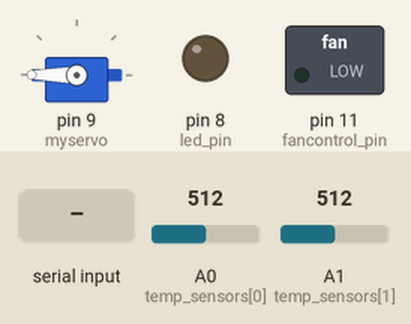
A sketch run on a simulated Arduino Uno, built with avr-gcc and run on an emulated ATmega328P. On the bench: servo, switched loads named in the sketch (green lamp = pin HIGH), output pins drawn as LEDs (lit = HIGH). Dashed ring = blinking. Inputs (shaded band) come from the test bench; at power-on: A0 (temp_sensors[0]) = 512, A1 (temp_sensors[1]) = 512. What the sketch prints to the serial monitor is not drawn.

Above: at 1.2 s.
1.3 s: "2\n" received over Serial
At 2.1 s:
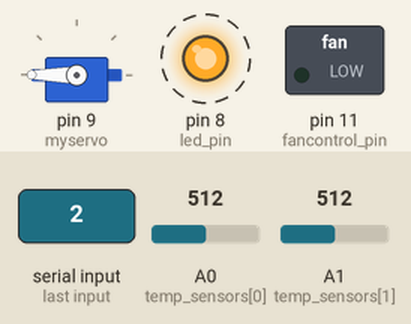
Timing chart, 0 to 10.3 s (numbered marks = the images above; inputs shaded):
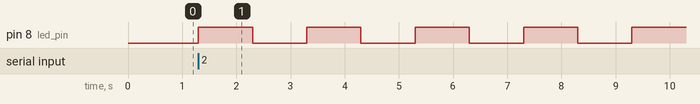

The sketch:

arduino_controller.ino
```cpp
#include <Servo.h>
Servo myservo;  // create servo object to control a servo

String serial_in;
const uint8_t led_pin = 8;

// Global temp variables
uint8_t temp_sensors[] = {A0, A1};  //, A2, A3, A4, A5};
double prev_temps[] = {0.0, 0.0};   //, 0.0, 0.0, 0.0, 0.0};
double temps[] = {0.0, 0.0};        //, 0.0, 0.0, 0.0, 0.0};
uint8_t num_temp_sensors = 2;

static unsigned long TELEMETRY_PERIOD = 1000; // 1000 ms default between telemetry grabs

// Servo & Fan Global variables
int fullpos = 0; // ***Update based on final model setup!
int halfpos = 90; // ***Update based on final model setup!
int closepos = 180; // ***Update based on final model setup!
int currentservopos = 180; // ***Update based on final model setup!
int fan_speed = 0;
int fan_level = 0;
int fancontrol_pin = 11;
const int fanfeedback_pin = 2; // define the interrupt pin (must be pin 2 or 3)
int InterruptCounter;

double updateTempData(uint8_t sensor_id);
void sendTelemetry();
void runCommand(String serial);
void refreshTelemetryData();

void setup() {
  Serial.begin(115200);
  Serial.setTimeout(1);
  pinMode(led_pin, OUTPUT);
  pinMode(fancontrol_pin, INPUT);
  myservo.attach(9); // attaches the servo on pin 9 to the servo object
  myservo.write(currentservopos);
  analogWrite(fancontrol_pin,fan_level);
}

void loop() {
  static unsigned long last_refresh_time = 0;

  // Check if commands are available and run them
  if(Serial.available())
  {
    serial_in = Serial.readString();
    runCommand(serial_in);
  }

  // Check if 1 second has passed, and if so send telemetry data
  if(millis() - last_refresh_time >= TELEMETRY_PERIOD)
  {
    last_refresh_time += TELEMETRY_PERIOD;
    sendTelemetry();
  }

  // Telemetry is being updated all the time in the background
  refreshTelemetryData();
}

void runCommand(String serial)
{
  uint8_t cmd = serial.substring(0,1).toInt(); // Grabs just the first character
  String args = serial.substring(2); // Grabs everything past the first comma
  if(cmd == 0)  // Config Parameters
  {
    double freq = args.substring(0,4).toDouble();
    TELEMETRY_PERIOD = (1.0/freq)*1000; // convert freq to period in millis
  }
  if(cmd == 1)  // SetServoPosition
  {
    uint8_t servo_pos = args.substring(0,3).toInt(); // Grabs the first substring within "args" string
    if (servo_pos == 2)
    {
      myservo.write(fullpos);
      currentservopos = 0; // this will be adjusted once final model is built
      //Serial.println("full cmd received");
    }
    else if (servo_pos == 1)
    {
      myservo.write(halfpos);
      currentservopos = 90; // this will be adjusted once final model is built
      //Serial.println("half cmd received");
    }
    else if (servo_pos == 0)
    {
      myservo.write(closepos);
      currentservopos = 180; // this will be adjusted once final model is built
      //Serial.println("clse cmd received");
    }
  }
  if(cmd == 2)  // SetFanSpeed
  {
    for(int i = 0; i < 10; i++){
      digitalWrite(led_pin, HIGH);
      delay(1000);
      digitalWrite(led_pin, LOW);
      delay(1000);
    }
    int fan_speed = args.substring(0,3).toInt(); // Grabs the first substring within "args" string
    fan_level = map(fan_speed, 0, 100, 0, 255); // Below 40% the fanspeed doesn't seem to change
    analogWrite(fancontrol_pin,fan_level);
    // Serial.println("fan cmd received"); TODO: remove when done testing
  }
}

void sendTelemetry()
{
  // Telemetry is sent in a csv format and parsing must be implemented in the HAL
  // E.g. temp = 1,26.30 translates into telemetry type 1 and 26.30 degrees C

  // Send temperature data
  double temp = 0;
  for(int i = 0; i < num_temp_sensors; i++){
    String serial_data = "0," + String(i) + "," + String(temps[i], 2);
    Serial.println(serial_data);
  }
/*
  // Send servo position
  String serial_servo = "1," + String(currentservopos);
  Serial.println(serial_servo); // Send servomotor position

  // Send the current fan speed
  double fanspeed;
  // Interrupt counter to read tachometer signal pulses
  InterruptCounter = 0;
  attachInterrupt(digitalPinToInterrupt(fanfeedback_pin), counter, RISING);
  delay(500); // This pauses all execution, we need to swap out with non blocking version or reduce time
  detachInterrupt(digitalPinToInterrupt(fanfeedback_pin));
  fanspeed = (InterruptCounter / 2) * 120; // calculates fan speed from tachometer pulses
  String serial_fan = "2," + String(fanspeed);
  Serial.println(serial_fan); // Send fan speed
*/
}

void refreshTelemetryData(){
  // TODO: Include other data updates here
  updateTempData();
}

double updateTempData()
{
  for(int i = 0; i < num_temp_sensors; i++){
    temps[i] = analogRead(temp_sensors[i])*(5000/1024.0);  // Averaging filter
    temps[i] = (temps[i]-110)/10;     // 110 is magic offset for TMP35
    prev_temps[i] = temps[i];
    temps[i] = (temps[i] + prev_temps[i])/2.0;
  }
}

void counter()
{
  InterruptCounter++;
}
```

Measured:
- after the input at 1.3 s, pin 8 (led_pin): alternates HIGH for 1.0 s and LOW for 1.0 s, starting at once
